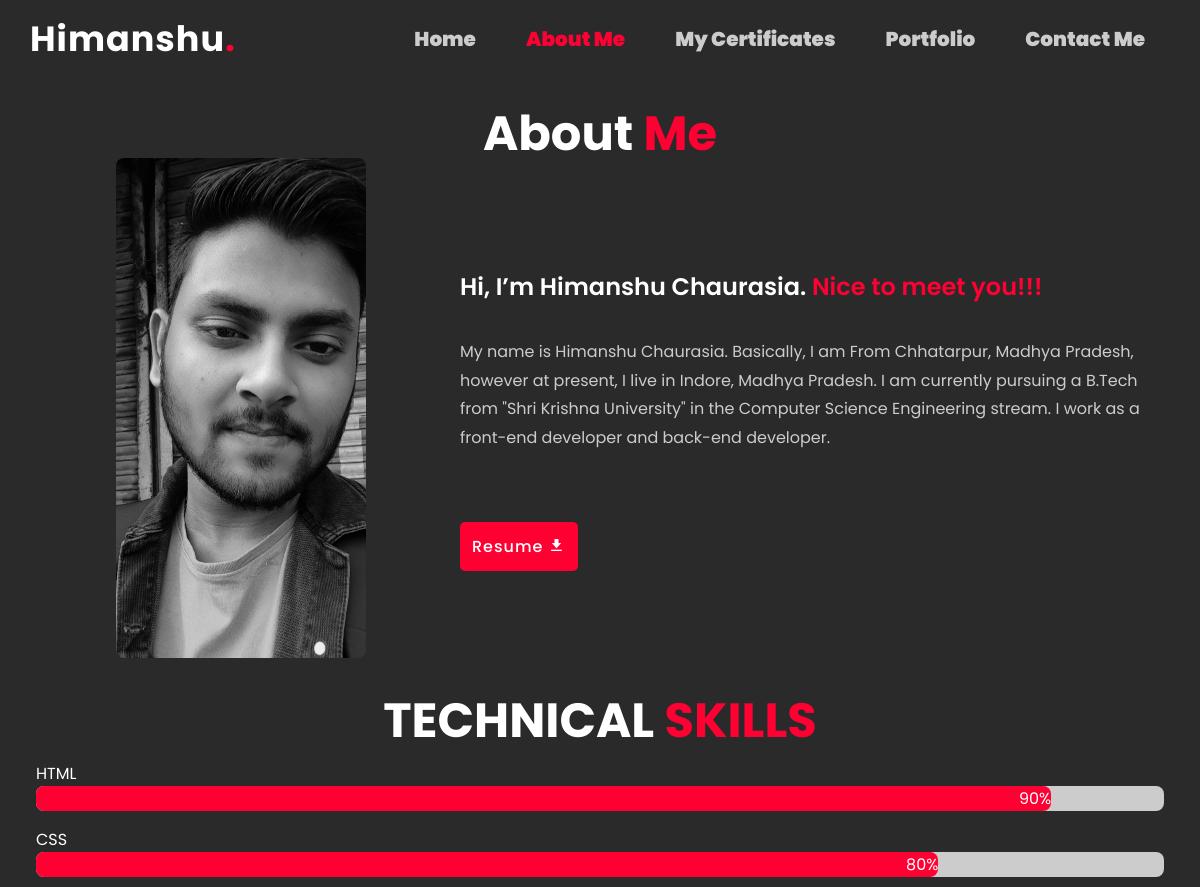
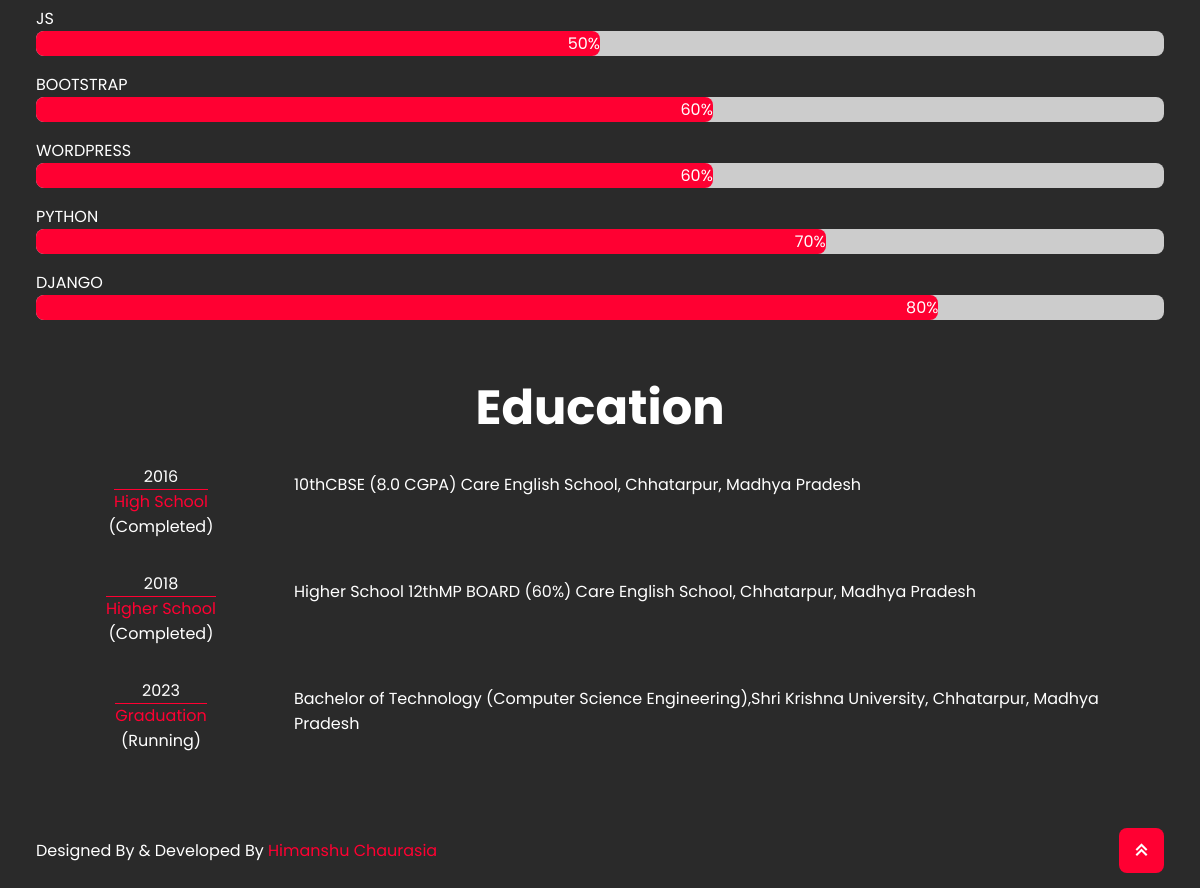
The page /about/ on the database its author committed (2 pictures, top to bottom).
### App/models.py (models this page shows, shortened)
class Template(models.Model):
    logo = models.CharField(max_length=50)
    full_name = models.CharField(max_length=100)
    phone = models.IntegerField()
    email = models.EmailField(max_length=254)
    footer = models.CharField(max_length=50, null=True, default="Design By ")
    footer_hero = models.CharField(max_length=50, null=True, default=full_name)
    date = models.DateField(auto_now_add=True)
    class Meta:
        verbose_name = ("Template")
        verbose_name_plural = ("Templates")

class AboutContent(models.Model):
    image = models.ImageField(upload_to="profile/")
    name = models.CharField(max_length=100)
    greating = models.TextField()
    about_text = RichTextField()
    resume = models.FileField(upload_to="resume/", max_length=500)
    class Meta:
        verbose_name = ("AboutContent")
        verbose_name_plural = ("AboutContents")

class Skill(models.Model):
    skill_name = models.CharField(max_length=100)
    skill_percentage = models.IntegerField()
    class Meta:
        verbose_name = ("Skill")
        verbose_name_plural = ("Skills")

class Educataion(models.Model):
    Choice = [
        ("Completed", "Completed"),
        ("Running", "Running"),
        ("Droped", "Droped"),
    ]
    graduation = models.CharField(max_length=100)
    year = models.IntegerField()
    course = models.CharField(max_length=200)
    complete = models.CharField(max_length=50, choices=Choice)
    class Meta:
        verbose_name = ("Educataion")
        verbose_name_plural = ("Educataions")

### App/views.py (the view)
# urls.py: path("about/",About,name="about"),
def About(request):
    template = Template.objects.last()
    about = AboutContent.objects.last()
    skill = Skill.objects.all()
    education = Educataion.objects.all()
    data = {
        'template': template,
        'about': about,
        'skill': skill,
        'education': education,
        'navbar':'page2'
    }
    return render(request, "frontend/about.html", data)

### templates/frontend/about.html
{% extends "master.html" %}
{% load static %}
{% block body %}
    <section class="about-page">
      <div class="about-page-text">
        <h2>About <span>Me</span></h2>
      </div>
      <div class="about-grid">
        <div class="about-page-img">
          <img
            src="{{about.image.url}}"
          />
        </div>
        <div class="about-text">
          <h4>Hi, I’m {{about.name}}. <span> {{about.greating}}</span></h4>
          <p>
            {{about.about_text | safe}}
          </p>
          <a
            href="{{about.resume.url}}"
            class="btn"
            target="_blank"
            >Resume <i class="bx bxs-download"></i
          ></a>
        </div>
      </div>
      <div class="skill">
        <h2>TECHNICAL <span>SKILLS</span></h2>
        <div class="skill-area">
          {% for i in skill  %}
          <p>{{i.skill_name}}</p>
          <div class="container">
            <div class="skills" style="width: {{i.skill_percentage}}%;">{{i.skill_percentage}}%</div>
          </div>
          {% endfor %}
        </div>
      </div>
      <div class="education">
        <h2>Education</h2>
        {% for i in education %}
        <div class="edu">
            <div class="side1">
                    <p>{{i.year}}</p>
                    <p><span>{{i.graduation}}</span></p>
                    <p>({{i.complete}})</p>
            </div>
            <div class="side2">
                <p>{{i.course}}</p>
            </div>
        </div>
        {% endfor %}
      </div>
    </section>
    {% endblock body %}

### templates/master.html (shortened to what this page needs)
<!DOCTYPE html>
<html lang="en" >
    {% load static %}
<head>
    <link rel="stylesheet" href="{% static 'includes/css/main.css' %}">
    <link rel="stylesheet" href="{% static 'includes/css/style.css' %}">
    <link rel="stylesheet" href="{% static 'includes/css/responsive.css' %}">
    <link rel="stylesheet" href="{% static 'includes/css/lightbox.min.css' %}">
    <link rel="stylesheet"href="https://unpkg.com/boxicons@latest/css/boxicons.min.css">
</head>
<body>
    <header>
        <a href="{% url 'home' %}" class="logo">{{template.logo}}<span>.</span></a>
        <ul class="navlist">
            <li><a href="{% url 'home' %}" class="{% if navbar == 'page1' %} active {% endif%}">Home</a></li>
            <li><a href="{% url 'about' %}" class="{% if navbar == 'page2' %} active {% endif%}" >About Me</a></li>
            <li><a href="{% url 'certificate' %}" class="{% if navbar == 'page3' %} active {% endif%}">My Certificates</a></li>
            <li><a href="{% url 'portfolio' %}" class="{% if navbar == 'page4' %} active {% endif%}">Portfolio</a></li>
            <li><a href="{% url 'contact' %}" class="{% if navbar == 'page5' %} active {% endif%}">Contact Me</a></li>
        </ul>
    </header>
    {% block body %}
    {% endblock body %}
 <footer class="footer">
    <div class="last-text">
        <p>{{template.footer}} <span >{{template.full_name}}</span></p>
    </div>
    <div class="top">
        <a href="#home"><i class='bx bx-chevrons-up'></i></a>
    </div>
</footer>
</body>
</html>

### static/includes/css/main.css (style rules this page uses)
* { padding: 0; margin: 0; box-sizing: border-box; text-decoration: none; list-style: none; scroll-behavior: smooth; font-family: 'Poppins', sans-serif; }
:root { --bg-color:#2a2a2a; --second-bg-color:#202020; --text-color:#fff; --second-color:#ccc; --main-color:#FF0032; --big-font:5rem; --h2-font:3rem; --p-font:1.1rem; }
html { scroll-behavior: smooth; }
body { background: var(--bg-color); color: var(--text-color); }

### static/includes/css/style.css (style rules this page uses)
header { position: fixed; width: 100%; top: 0; right: 0; z-index: 1000; display: flex; justify-content: space-between; align-items: center; background: transparent; padding: 22px 15%; border-bottom: 1px solid transparent; transition: all .45s ease; }
.logo { color: var(--text-color); font-size: 35px; font-weight: 700; letter-spacing: 1px; }
span { color: var(--main-color); }
.navlist { display: flex; }
.navlist a { color: var(--second-color); font-size: 20px; font-weight: 900; margin: 0 25px; transition: all .45s ease; }
.navlist a.active { color: var(--main-color); }
section { padding: 160px 15%; }
.btn { display: inline-block; padding: 12px; background: var(--main-color); border-radius: 5px; color: var(--text-color); font-size: 1rem; letter-spacing: 1px; font-weight: 500; transition: all .45s ease; margin-top: 5px; }
.about-text h4 { font-size: 24px; font-weight: 600; color: var(--text-color); line-height: 1.7; margin: 15px 0 30px; }
.about-text p { color: var(--second-color); font-size: var(--p-text); line-height: 1.8; margin-bottom :4rem ; }
.footer { padding: 20px 15%; display: flex; flex-wrap: wrap; align-items: center; justify-content: space-between; gap: 2rem; background: var(--bg-color); }
.last-text p { color: var(--text-color); }
.top i { padding: 10px; border-radius: 8px; font-size: 25px; color: var(--text-color); background: var(--main-color); }
.about-grid { display: grid; grid-template-columns: 400px auto; align-items: center; gap: 1.5rem; }
.about-page-img img { max-width: 250px; height: auto; width: 100%; border-radius: 8px; margin-left: 5rem; }
.about-page-text h2 { font-size: var(--h2-font); line-height: 1; text-align: center; }
.skill { margin-top: 2rem; }
.skill h2 { font-size: var(--h2-font); line-height: 1; text-align: center; margin-bottom: 1rem; }
.container { border-radius: 8px; width: 100%; background-color: var(--second-color); margin-bottom: 1rem; }
.skills { border-radius: 8px; text-align: right; color: var(--text-color); background-color: var(--main-color); }
.education { margin-top: 4rem; }
.education h2 { font-size: var(--h2-font); line-height: 1; text-align: center; }
.education .edu { margin-top: 2rem; display: grid; grid-template-columns: 250px auto; }
.education .edu .side1 { text-align: center; }
.education .edu .side1 p span { border-top: 1px solid var(--main-color); }
.education .edu .side2 { text-align: left; margin: 0.5rem; }

### static/includes/css/responsive.css (style rules this page uses)
@media (max-width: 1480px) { header { padding: 12px 2.5%; transition: .1s; } }
@media (max-width: 1480px) { section { padding: 110px 3% 60px; } }
@media (max-width: 1480px) { .footer { padding: 15px 3%; } }

### rows shown on the page
Template: logo "Himanshu", footer "Designed By & Developed By", full_name "Himanshu Chaurasia"
AboutContent: image (picture), name "Himanshu Chaurasia", greating "Nice to meet you!!!", about_text "My name is Himanshu Chaurasia. Basically, I am From Chhatarpur, Madhya Pradesh, however at present, I live in Indore, Madhya Pradesh. I am currently pursuing a B.Tech from \"Shri Krishna University\" in the Computer Science Engineering stream. I work as a front-end developer and back-end developer."
Skill: skill_name "HTML", skill_percentage "90"
Skill: skill_name "CSS", skill_percentage "80"
Skill: skill_name "JS", skill_percentage "50"
Skill: skill_name "BOOTSTRAP", skill_percentage "60"
Skill: skill_name "WORDPRESS", skill_percentage "60"
Skill: skill_name "PYTHON", skill_percentage "70"
Skill: skill_name "DJANGO", skill_percentage "80"
Educataion: year "2016", graduation "High School", complete "Completed", course "10thCBSE (8.0 CGPA) Care English School, Chhatarpur, Madhya Pradesh"
Educataion: year "2018", graduation "Higher School", complete "Completed", course "Higher School 12thMP BOARD (60%) Care English School, Chhatarpur, Madhya Pradesh"
Educataion: year "2023", graduation "Graduation", complete "Running", course "Bachelor of Technology (Computer Science Engineering),Shri Krishna University, Chhatarpur, Madhya Pradesh"
